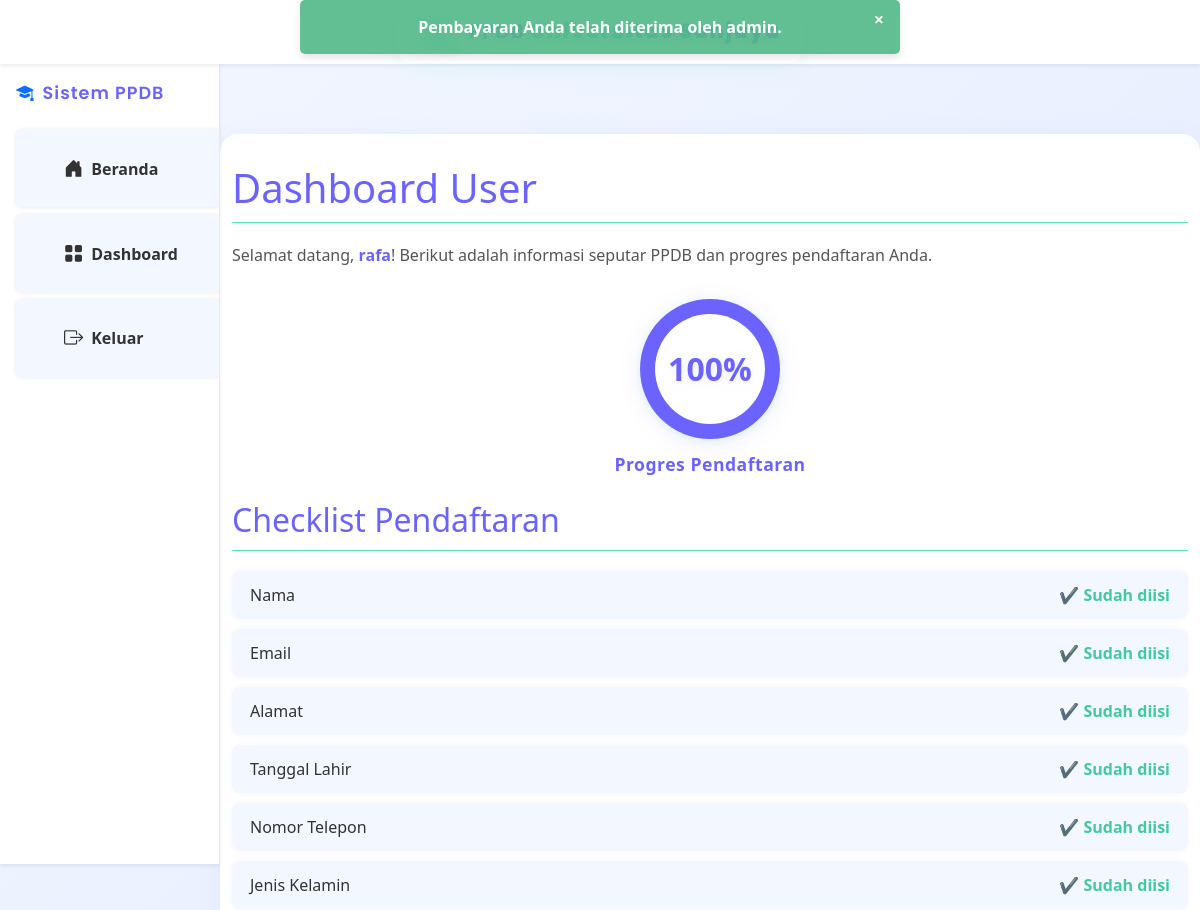
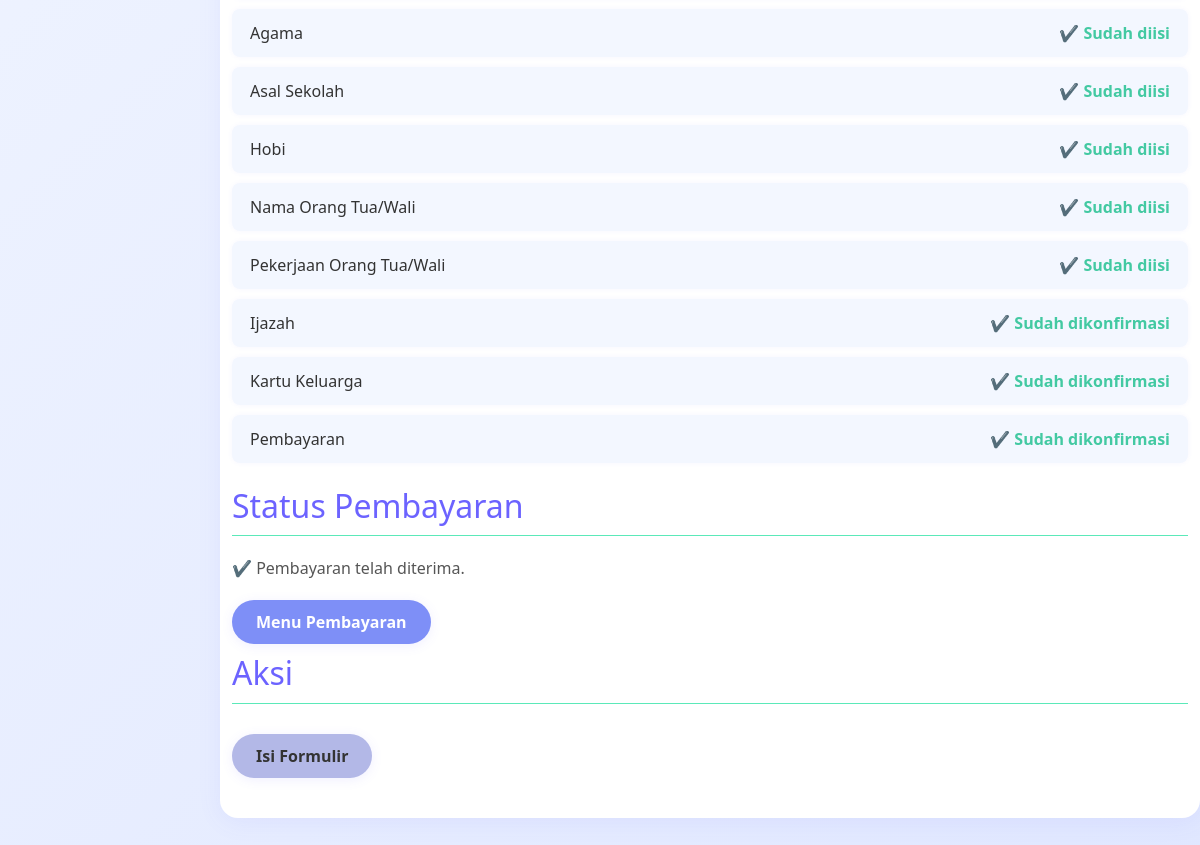
The page /dashboard_user/8 on the database its author committed (2 pictures, top to bottom).
### models.py (models this page shows)
class Notification(db.Model):
    id = db.Column(db.Integer, primary_key=True)
    user_id = db.Column(db.Integer, db.ForeignKey('user.id'), nullable=False)  # Relasi ke tabel User
    message = db.Column(db.String(255), nullable=False)  # Pesan notifikasi
    is_read = db.Column(db.Boolean, default=False)  # Status apakah notifikasi sudah dibaca
    created_at = db.Column(db.DateTime, default=datetime.utcnow)  # Waktu notifikasi dibuat
    user = db.relationship('User', backref=db.backref('notifications', lazy=True))

class User(db.Model):
    id = db.Column(db.Integer, primary_key=True)
    name = db.Column(db.String(100), nullable=False)
    email = db.Column(db.String(100), unique=True, nullable=False)
    password = db.Column(db.String(100), nullable=False)
    address = db.Column(db.String(200))
    school = db.Column(db.String(100))
    birth_date = db.Column(db.Date)
    phone = db.Column(db.String(15))
    gender = db.Column(db.String(10))
    hobby = db.Column(db.String(100))
    parent_name = db.Column(db.String(100))
    parent_job = db.Column(db.String(100))
    ijazah = db.Column(db.String(200))  # Link ke file ijazah
    kk = db.Column(db.String(200))  # Link ke file kartu keluarga
    ijazah_confirmed = db.Column(db.Boolean, default=False)  # Status konfirmasi ijazah
    kk_confirmed = db.Column(db.Boolean, default=False)  # Status konfirmasi KK
    status = db.Column(db.String(20), default='Pending')  # Pending, Approved, Rejected
    created_at = db.Column(db.DateTime, default=datetime.utcnow)  # Waktu pendaftaran
    payment_status = db.Column(db.String(20), default='Pending')  # Pending, Approved, Rejected
    payment_proof = db.Column(db.String(200))  # Path ke file bukti pembayaran
    is_action_taken = db.Column(db.Boolean, default=False)  # True jika admin sudah mengambil tindakan
    is_payment_action_taken = db.Column(db.Boolean, default=False)  # True jika admin sudah mengambil tindakan pada pembayaran
    faculty = db.Column(db.String(100))  # Fakultas pilihan user
    religion = db.Column(db.String(30))  # Tambahkan ini

### app.py (the view)
@app.route('/dashboard_user/<int:user_id>', methods=['GET', 'POST'])
def dashboard_user(user_id):
    user = User.query.get(user_id)
    if not user:
        flash('User tidak ditemukan.')
        return redirect(url_for('index'))
    fields = [
        bool(user.name),
        bool(user.email),
        bool(user.address),
        bool(user.school),
        bool(user.faculty),
        bool(user.birth_date),
        bool(user.phone),
        bool(user.gender),
        bool(user.religion),  # <--- Tambahkan baris ini
        bool(user.hobby),
        bool(user.parent_name),
        bool(user.parent_job),
        bool(user.ijazah),
        bool(user.kk),
        bool(user.ijazah_confirmed),
        bool(user.kk_confirmed),
        user.payment_status == 'Approved'
    ]
    total_fields = len(fields)
    filled_fields = sum(fields)
    progress = int((filled_fields / total_fields) * 100)
    notification = Notification.query.filter_by(user_id=user.id).order_by(Notification.id.desc()).first()
    return render_template('dashboard_user.html', user=user, progress=progress, notification=notification)

### templates/dashboard_user.html (shortened to what this page needs)
<!DOCTYPE html>
<html>
<head>
    <link rel="stylesheet" type="text/css" href="{{ url_for('static', filename='css/user.css') }}">
    <link rel="stylesheet" href="{{ url_for('static', filename='css/user.css') }}">
    <link href="https://cdn.jsdelivr.net/npm/bootstrap@5.3.0/dist/css/bootstrap.min.css" rel="stylesheet">
</head>
<body>
    <nav class="navbar navbar-expand-lg navbar-light bg-white shadow-sm custom-navbar">
        <div class="container-fluid justify-content-center">
            <span class="navbar-brand fw-semibold highlight-navbar-title mx-auto">
                PPDB <span class="uni-highlight">Universitas Sanjaya</span>
            </span>
        </div>
    </nav>
    <div class="d-flex">
        <nav id="sidebar" class="bg-white shadow-sm p-3" style="min-width:220px;min-height:100vh;">
            <div class="sidebar-header mb-4">
                <a class="navbar-brand d-flex align-items-center" href="{{ url_for('index') }}">
                    <i class="bi bi-mortarboard-fill text-primary me-2"></i>
                    <span class="fw-semibold">Sistem PPDB</span>
                </a>
            </div>
            <ul class="nav flex-column">
                <li class="nav-item mb-2">
                    <a class="nav-link d-flex align-items-center" href="{{ url_for('index') }}">
                        <i class="bi bi-house-door-fill me-2"></i> Beranda
                    </a>
                </li>
                <li class="nav-item mb-2">
                    <a class="nav-link d-flex align-items-center" href="{{ url_for('dashboard_user', user_id=user.id) }}">
                        <i class="bi bi-grid-fill me-2"></i> Dashboard
                    </a>
                </li>
                <li class="nav-item mb-2">
                    <a class="nav-link d-flex align-items-center" href="{{ url_for('logout') }}">
                        <i class="bi bi-box-arrow-right me-2"></i> Keluar
                    </a>
                </li>
            </ul>
        </nav>
        <div class="flex-grow-1">
            {% if notification %}
            <div id="notification" class="notification {{ 'success' if 'diterima' in notification.message.lower() else 'error' }}">
                <button class="close-btn" onclick="closeNotification()">×</button>
                {{ notification.message }}
            </div>
            {% endif %}
            <div class="container">
                <h1>Dashboard User</h1>
                <p>Selamat datang, <strong>{{ user.name }}</strong>! Berikut adalah informasi seputar PPDB dan progres pendaftaran Anda.</p>
                <div class="circular-progress-container">
                    <div class="circular-progress" id="circularProgress">
                        <span class="progress-value" id="progressValue">{{ progress }}%</span>
                    </div>
                    <div class="progress-label-circular">Progres Pendaftaran</div>
                </div>
                <h2>Checklist Pendaftaran</h2>
                <ul class="checklist-list">
                    <li>
                        Nama
                        <span class="status {{ 'complete' if user.name else 'incomplete' }}">
                            {{ '✔ Sudah diisi' if user.name else '✘ Belum diisi' }}
                        </span>
                    </li>
                    <li>
                        Email
                        <span class="status {{ 'complete' if user.email else 'incomplete' }}">
                            {{ '✔ Sudah diisi' if user.email else '✘ Belum diisi' }}
                        </span>
                    </li>
                    <li>
                        Alamat
                        <span class="status {{ 'complete' if user.address else 'incomplete' }}">
                            {{ '✔ Sudah diisi' if user.address else '✘ Belum diisi' }}
                        </span>
                    </li>
                    <li>
                        Tanggal Lahir
                        <span class="status {{ 'complete' if user.birth_date else 'incomplete' }}">
                            {{ '✔ Sudah diisi' if user.birth_date else '✘ Belum diisi' }}
                        </span>
                    </li>
                    <li>
                        Nomor Telepon
                        <span class="status {{ 'complete' if user.phone else 'incomplete' }}">
                            {{ '✔ Sudah diisi' if user.phone else '✘ Belum diisi' }}
                        </span>
                    </li>
                    <li>
                        Jenis Kelamin
                        <span class="status {{ 'complete' if user.gender else 'incomplete' }}">
                            {{ '✔ Sudah diisi' if user.gender else '✘ Belum diisi' }}
                        </span>
                    </li>
                    <li>
                        Agama
                        <span class="status {{ 'complete' if user.religion else 'incomplete' }}">
                            {{ '✔ Sudah diisi' if user.religion else '✘ Belum diisi' }}
                        </span>
                    </li>
                    <li>
                        Asal Sekolah
                        <span class="status {{ 'complete' if user.school else 'incomplete' }}">
                            {{ '✔ Sudah diisi' if user.school else '✘ Belum diisi' }}
                        </span>
                    </li>
                    <li>
                        Hobi
                        <span class="status {{ 'complete' if user.hobby else 'incomplete' }}">
                            {{ '✔ Sudah diisi' if user.hobby else '✘ Belum diisi' }}
                        </span>
                    </li>
                    <li>
                        Nama Orang Tua/Wali
                        <span class="status {{ 'complete' if user.parent_name else 'incomplete' }}">
                            {{ '✔ Sudah diisi' if user.parent_name else '✘ Belum diisi' }}
                        </span>
                    </li>
                    <li>
                        Pekerjaan Orang Tua/Wali
                        <span class="status {{ 'complete' if user.parent_job else 'incomplete' }}">
                            {{ '✔ Sudah diisi' if user.parent_job else '✘ Belum diisi' }}
                        </span>
                    </li>
                    <li>
                        Ijazah
                        <span class="status {{ 'complete' if user.ijazah_confirmed else 'incomplete' }}">
                            {{ '✔ Sudah dikonfirmasi' if user.ijazah_confirmed else '✘ Belum dikonfirmasi' }}
                        </span>
                    </li>
                    <li>
                        Kartu Keluarga
                        <span class="status {{ 'complete' if user.kk_confirmed else 'incomplete' }}">
                            {{ '✔ Sudah dikonfirmasi' if user.kk_confirmed else '✘ Belum dikonfirmasi' }}
                        </span>
                    </li>
                    <li>
                        Pembayaran
                        <span class="status {{ 'complete' if user.payment_status == 'Approved' else 'incomplete' }}">
                            {% if user.payment_status == 'Approved' %}
                                ✔ Sudah dikonfirmasi
                            {% elif user.payment_status == 'Pending' %}
                                ✘ Menunggu konfirmasi
                            {% else %}
                                ✘ Belum ada pembayaran
                            {% endif %}
                        </span>
                    </li>
                </ul>
                <h2>Status Pembayaran</h2>
                <p>
                    {% if user.payment_status == 'Pending' %}
                        Menunggu konfirmasi admin.
                    {% elif user.payment_status == 'Approved' %}
                        ✔ Pembayaran telah diterima.
                    {% elif user.payment_status == 'Rejected' %}
                        ✘ Pembayaran ditolak. Silakan unggah ulang bukti pembayaran.
                    {% else %}
                        Belum ada pembayaran.
                    {% endif %}
                </p>
                <a href="{{ url_for('payment', user_id=user.id) }}" class="btn-payment">Menu Pembayaran</a>
                <h2>Aksi</h2>
                <a href="{{ url_for('form', user_id=user.id) }}" class="btn-formulir">Isi Formulir</a>
            </div>
        </div>
    </div>
    <link rel="stylesheet" href="https://cdn.jsdelivr.net/npm/bootstrap-icons@1.10.5/font/bootstrap-icons.css">
</body>
</html>

### rows shown on the page
Notification: message "Pembayaran Anda telah diterima oleh admin."
User: name "rafa", name "✔ Sudah diisi", email "✔ Sudah diisi", address "✔ Sudah diisi", birth_date "✔ Sudah diisi", phone "✔ Sudah diisi", gender "✔ Sudah diisi", religion "✔ Sudah diisi", school "✔ Sudah diisi", hobby "✔ Sudah diisi", parent_name "✔ Sudah diisi", parent_job "✔ Sudah diisi", ijazah_confirmed "✔ Sudah dikonfirmasi", kk_confirmed "✔ Sudah dikonfirmasi"

### other values the page prints
{{ progress }} "100"
